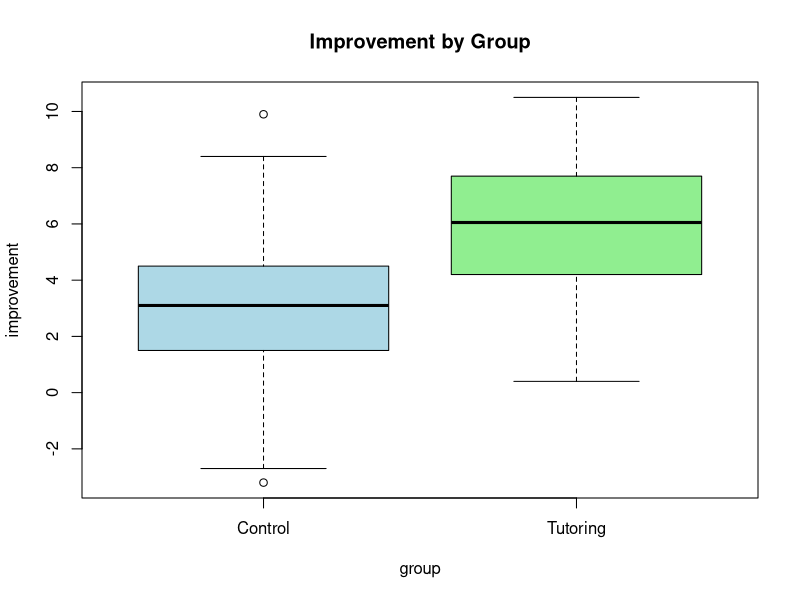
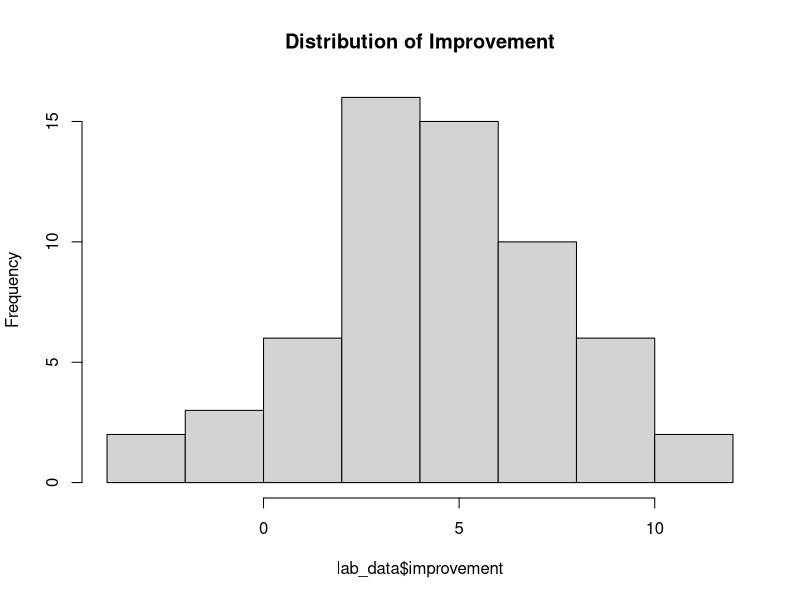

Write the R code that produced these figures, in order.
## ---- chunk 1
lab_data <- read.csv("hypothesis_lab_data.csv")
head(lab_data)
summary(lab_data)
## ---- chunk 2
# Summary by group
aggregate(improvement ~ group, data = lab_data, mean)

# Boxplot
boxplot(improvement ~ group, data = lab_data, col = c("lightblue", "lightgreen"),
        main = "Improvement by Group")

# Histogram
hist(lab_data$improvement, main = "Distribution of Improvement", col = "lightgray")
## ---- chunk 3
paired_test <- t.test(lab_data$post_score, lab_data$pre_score,
                     paired = TRUE, alternative = "greater")
paired_test
## ---- chunk 4
paired_test$conf.int
## ---- chunk 5
two_sample_test <- t.test(improvement ~ group, data = lab_data,
                         alternative = "greater")
two_sample_test
## ---- chunk 6
one_sample_test <- t.test(lab_data$post_score, mu = 75)
one_sample_test
## ---- chunk 7
prop_test <- prop.test(sum(lab_data$passed == "Yes"),
                       nrow(lab_data),
                       p = 0.7,
                       alternative = "greater")
prop_test
